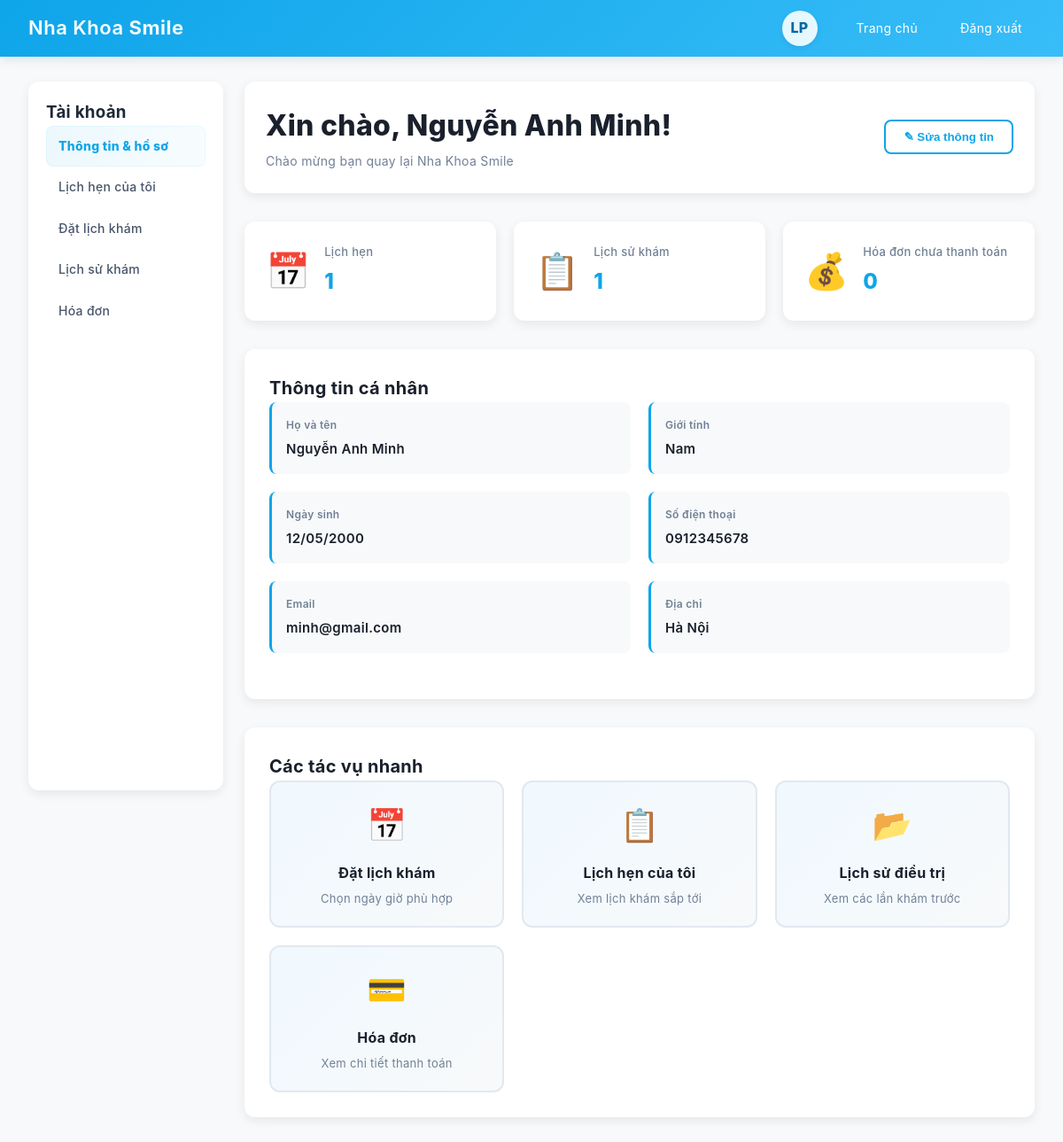
/index.php?controller=patient&action=dashboard (signed in), run on the app's committed database.
### tables this page shows
CREATE TABLE `users` (
  `user_id` int(11) NOT NULL,
  `username` varchar(50) NOT NULL,
  `password_hash` varchar(255) NOT NULL,
  `full_name` varchar(100) NOT NULL,
  `phone` varchar(20) DEFAULT NULL,
  `email` varchar(100) DEFAULT NULL,
  `role` enum('admin','receptionist','doctor','patient') NOT NULL,
  `status` tinyint(1) NOT NULL DEFAULT 1,
  `created_at` datetime NOT NULL DEFAULT current_timestamp(),
  `updated_at` datetime DEFAULT NULL ON UPDATE current_timestamp()
);

CREATE TABLE `patients` (
  `patient_id` int(11) NOT NULL,
  `user_id` int(11) DEFAULT NULL,
  `full_name` varchar(100) NOT NULL,
  `gender` enum('M','F','O') DEFAULT NULL,
  `date_of_birth` date DEFAULT NULL,
  `phone` varchar(20) DEFAULT NULL,
  `email` varchar(100) DEFAULT NULL,
  `address` varchar(255) DEFAULT NULL,
  `note` text DEFAULT NULL,
  `created_at` datetime NOT NULL DEFAULT current_timestamp(),
  `updated_at` datetime DEFAULT NULL ON UPDATE current_timestamp()
);

### controllers/PatientController.php (called while the page is built, shortened)
<?php
require_once __DIR__ . '/../models/User.php';
require_once __DIR__ . '/../models/Patient.php';
class PatientController
{
    public function dashboard()
    {
        $userId  = $_SESSION['user_id'];
        $user    = User::findById($userId);
        $patient = Patient::findByUserId($userId);
        if ($patient) {
            $pdo       = getPDO();
            $patientId = $patient['patient_id'];
            $today     = date('Y-m-d');
            $sql = "SELECT COUNT(*)
                    FROM appointments
                    WHERE patient_id = :pid
                      AND appointment_date >= :today";
            $stmt = $pdo->prepare($sql);
            $stmt->bindValue(':pid', $patientId);
            $stmt->bindValue(':today', $today);
            $stmt->execute();
            $upcomingCount = (int)$stmt->fetchColumn();
            $sql = "SELECT COUNT(*) FROM medical_records WHERE patient_id = :pid";
            $stmt = $pdo->prepare($sql);
            $stmt->bindValue(':pid', $patientId);
            $stmt->execute();
            $recordsCount = (int)$stmt->fetchColumn();
            $sql = "SELECT COUNT(*)
                    FROM invoices
                    WHERE patient_id = :pid
                      AND (payment_status IS NULL OR payment_status <> 'PAID')";
            $stmt = $pdo->prepare($sql);
            $stmt->bindValue(':pid', $patientId);
            $stmt->execute();
            $unpaidInvoicesCount = (int)$stmt->fetchColumn();
        }
        $view      = __DIR__ . '/../views/patient/dashboard.php';
        include __DIR__ . '/../views/layouts/patient_layout.php';
    }
}

### index.php (called while the page is built, shortened)
<?php
$actionName     = isset($_GET['action']) ? $_GET['action'] : 'index';
$controller = new $className();
$controller->$actionName();

### models/User.php (called while the page is built, shortened)
<?php
class User
{
    public static function findById($userId)
    {
        $pdo = getPDO();
        $stmt = $pdo->prepare("SELECT * FROM users WHERE user_id = ?");
        $stmt->execute([$userId]);
        return $stmt->fetch();
    }
}

### models/Patient.php (called while the page is built, shortened)
<?php
class Patient
{
    public static function findByUserId($userId)
    {
        $pdo = getPDO();
        $sql = "SELECT * FROM patients WHERE user_id = ?";
        $stmt = $pdo->prepare($sql);
        $stmt->execute([$userId]);
        return $stmt->fetch();
    }
}

### views/patient/dashboard.php (the view, shortened to what this page needs)
<?php
$showForm = !empty($needProfile);
?>
<?php if ($showForm): ?>
<section class="profile-section">
    <h2>Bổ sung thông tin cá nhân</h2>
    <form method="post" action="index.php?controller=patient&action=saveProfile" class="profile-form">
        <div class="form-grid">
            <div class="form-row">
                <label>Họ và tên <span class="required">*</span></label>
                <input type="text" name="full_name"
                       value="<?= htmlspecialchars($patient['full_name'] ?? $user['full_name'] ?? $user['username']) ?>"
                       required>
            </div>
            <div class="form-row">
                <label>Giới tính</label>
                <select name="gender">
                    <option value="">-- Chọn --</option>
                    <option value="M" <?= (isset($patient['gender']) && $patient['gender'] === 'M') ? 'selected' : '' ?>>Nam</option>
                    <option value="F" <?= (isset($patient['gender']) && $patient['gender'] === 'F') ? 'selected' : '' ?>>Nữ</option>
                    <option value="O" <?= (isset($patient['gender']) && $patient['gender'] === 'O') ? 'selected' : '' ?>>Khác</option>
                </select>
            </div>
            <div class="form-row">
                <label>Ngày sinh</label>
                <input type="date" name="date_of_birth"
                       value="<?= htmlspecialchars($patient['date_of_birth'] ?? '') ?>">
            </div>
            <div class="form-row">
                <label>Số điện thoại <span class="required">*</span></label>
                <input type="tel" name="phone"
                       value="<?= htmlspecialchars($patient['phone'] ?? '') ?>"
                       placeholder="Nhập số điện thoại">
            </div>
            <div class="form-row">
                <label>Email</label>
                <input type="email" name="email"
                       value="<?= htmlspecialchars($patient['email'] ?? $user['email'] ?? '') ?>">
            </div>
            <div class="form-row">
                <label>Địa chỉ <span class="required">*</span></label>
                <input type="text" name="address"
                       value="<?= htmlspecialchars($patient['address'] ?? '') ?>"
                       placeholder="Nhập địa chỉ">
            </div>
        </div>
        <div class="form-row form-full">
            <label>Ghi chú (dị ứng thuốc, bệnh nền...)</label>
            <textarea name="note" rows="4"><?= htmlspecialchars($patient['note'] ?? '') ?></textarea>
        </div>
        <button type="submit" class="btn-primary btn-large">Lưu thông tin</button>
    </form>
</section>
<?php else: ?>
<section class="patient-dashboard">
    <div class="dashboard-header">
        <div class="header-content">
            <h1>Xin chào, <?= htmlspecialchars($patient['full_name'] ?? $user['full_name'] ?? $user['username']) ?>!</h1>
            <p>Chào mừng bạn quay lại Nha Khoa Smile</p>
        </div>
        <button class="edit-profile-btn" onclick="window.location.href='index.php?controller=patient&action=edit'">
            ✎ Sửa thông tin
        </button>
    </div>
    <div class="stats-grid">
        <div class="stat-card">
            <div class="stat-icon">📅</div>
            <div class="stat-content">
                <p class="stat-label">Lịch hẹn</p>
                <p class="stat-number"><?= htmlspecialchars($upcomingCount ?? 0) ?></p>
            </div>
        </div>
        <div class="stat-card">
            <div class="stat-icon">📋</div>
            <div class="stat-content">
                <p class="stat-label">Lịch sử khám</p>
                <p class="stat-number"><?= htmlspecialchars($recordsCount ?? 0) ?></p>
            </div>
        </div>
        <div class="stat-card">
            <div class="stat-icon">💰</div>
            <div class="stat-content">
                <p class="stat-label">Hóa đơn chưa thanh toán</p>
                <p class="stat-number"><?= htmlspecialchars($unpaidInvoicesCount ?? 0) ?></p>
            </div>
        </div>
    </div>
    <div class="info-section">
        <h2>Thông tin cá nhân</h2>
        <div class="info-grid">
            <div class="info-card">
                <span class="info-label">Họ và tên</span>
                <span class="info-value"><?= htmlspecialchars($patient['full_name'] ?? 'Chưa cập nhật') ?></span>
            </div>
            <div class="info-card">
                <span class="info-label">Giới tính</span>
                <span class="info-value">
                    <?php
                    $gender = $patient['gender'] ?? '';
                    $genderText = [
                        'M' => 'Nam',
                        'F' => 'Nữ',
                        'O' => 'Khác'
                    ];
                    echo htmlspecialchars($genderText[$gender] ?? 'Chưa cập nhật');
                    ?>
                </span>
            </div>
            <div class="info-card">
                <span class="info-label">Ngày sinh</span>
                <span class="info-value">
                    <?php
                    $dob = $patient['date_of_birth'] ?? '';
                    echo !empty($dob) ? date('d/m/Y', strtotime($dob)) : 'Chưa cập nhật';
                    ?>
                </span>
            </div>
            <div class="info-card">
                <span class="info-label">Số điện thoại</span>
                <span class="info-value"><?= htmlspecialchars($patient['phone'] ?? 'Chưa cập nhật') ?></span>
            </div>
            <div class="info-card">
                <span class="info-label">Email</span>
                <span class="info-value"><?= htmlspecialchars($patient['email'] ?? $user['email'] ?? 'Chưa cập nhật') ?></span>
            </div>
            <div class="info-card">
                <span class="info-label">Địa chỉ</span>
                <span class="info-value"><?= htmlspecialchars($patient['address'] ?? 'Chưa cập nhật') ?></span>
            </div>
        </div>
    </div>
    <div class="actions-section">
        <h2>Các tác vụ nhanh</h2>
        <div class="actions-grid">
            <a href="index.php?controller=patient&action=booking" class="action-card">
                <div class="action-icon">📅</div>
                <h3>Đặt lịch khám</h3>
                <p>Chọn ngày giờ phù hợp</p>
            </a>
            <a href="index.php?controller=patient&action=appointments" class="action-card">
                <div class="action-icon">📋</div>
                <h3>Lịch hẹn của tôi</h3>
                <p>Xem lịch khám sắp tới</p>
            </a>
            <a href="index.php?controller=patient&action=history" class="action-card">
                <div class="action-icon">📂</div>
                <h3>Lịch sử điều trị</h3>
                <p>Xem các lần khám trước</p>
            </a>
            <a href="index.php?controller=patient&action=invoices" class="action-card">
                <div class="action-icon">💳</div>
                <h3>Hóa đơn</h3>
                <p>Xem chi tiết thanh toán</p>
            </a>
        </div>
    </div>
</section>
<?php endif; ?>

### views/layouts/patient_layout.php (shortened to what this page needs)
<!DOCTYPE html>
<html lang="vi">
<head>
    <link rel="stylesheet" href="/dental_clinic/public/css/public.css?v=<?= filemtime(__DIR__ . '/../../public/css/public.css') ?>">
    <link rel="stylesheet" href="/dental_clinic/public/css/patient.css?v=<?= filemtime(__DIR__ . '/../../public/css/patient.css') ?>">
</head>
<body>
    <?php
    $currentAction = $_GET['action'] ?? 'dashboard';
    $displayName = htmlspecialchars($user['full_name'] ?? $user['username'] ?? 'User');
    $initials = '';
    if (!empty($user['full_name'])) {
        $parts = preg_split('/\s+/', trim($user['full_name']));
        $initials = strtoupper(substr(end($parts), 0, 1) . (isset($parts[0]) ? substr($parts[0], 0, 1) : ''));
    } else {
        $initials = strtoupper(substr($user['username'] ?? 'U', 0, 1));
    }
    ?>
    <header class="patient-header">
        <div class="ph-left">
            <span class="logo">Nha Khoa <strong>Smile</strong></span>
        </div>
        <div class="ph-right">
            <span class="ph-avatar" title="<?= $displayName ?>"><?= htmlspecialchars($initials) ?></span>
            <a href="index.php" class="ph-link">Trang chủ</a>
            <a href="index.php?controller=auth&action=login" class="ph-link">Đăng xuất</a>
        </div>
    </header>
    <div class="patient-layout">
        <aside class="patient-sidebar">
            <h3>Tài khoản</h3>
            <ul>
                <li><a href="index.php?controller=patient&action=dashboard" class="<?= $currentAction === 'dashboard' ? 'active' : '' ?>">Thông tin & hồ sơ</a></li>
                <li><a href="index.php?controller=patient&action=appointments" class="<?= $currentAction === 'appointments' ? 'active' : '' ?>">Lịch hẹn của tôi</a></li>
                <li><a href="index.php?controller=patient&action=booking" class="<?= $currentAction === 'booking' ? 'active' : '' ?>">Đặt lịch khám</a></li>
                <li><a href="index.php?controller=patient&action=history" class="<?= $currentAction === 'history' ? 'active' : '' ?>">Lịch sử khám</a></li>
                <li><a href="index.php?controller=patient&action=invoices" class="<?= $currentAction === 'invoices' ? 'active' : '' ?>">Hóa đơn</a></li>
            </ul>
        </aside>
        <main class="patient-main">
            <?php if (isset($view)) include $view; ?>
        </main>
    </div>
</body>
</html>

### public/css/public.css (style rules this page uses)
* { margin: 0; padding: 0; box-sizing: border-box; }
body { margin: 0; font-family: 'Segoe UI', Tahoma, Geneva, Verdana, sans-serif; background: #f8f9fa; color: #2d3748; line-height: 1.6; }
.logo { font-weight: 800; font-size: 24px; letter-spacing: -0.5px; }
:root { --primary: #0ea5e9; --primary-600: #0284c7; --accent: #06b6d4; --muted: #6b7280; --text: #0f172a; --bg: #f7fafc; --surface: #ffffff; --border: #e6edf3; --radius: 12px; --shadow-sm: 0 6px 18px rgba(2,6,23,0.06); }
* { box-sizing: border-box; }
html, body { height: 100%; }
body { margin: 0; font-family: -apple-system, BlinkMacSystemFont, 'Segoe UI', 'Roboto', 'Oxygen', 'Ubuntu', 'Cantarell', 'Fira Sans', 'Droid Sans', 'Helvetica Neue', sans-serif; background: var(--bg); color: var(--text); -webkit-font-smoothing: antialiased; -moz-osx-font-smoothing: grayscale; line-height: 1.5; font-weight: 400; letter-spacing: 0.3px; }
.logo { font-weight: 800; font-size: 20px; letter-spacing: -0.4px; }

### data on the page
users: full_name "LP"
patients: full_name "Nguyễn Anh Minh", gender "Nam", date_of_birth "12/05/2000", phone "0912345678", email "minh@gmail.com", address "Hà Nội"

### other printed values
$upcomingCount "1"
$recordsCount "1"
$unpaidInvoicesCount "0"
